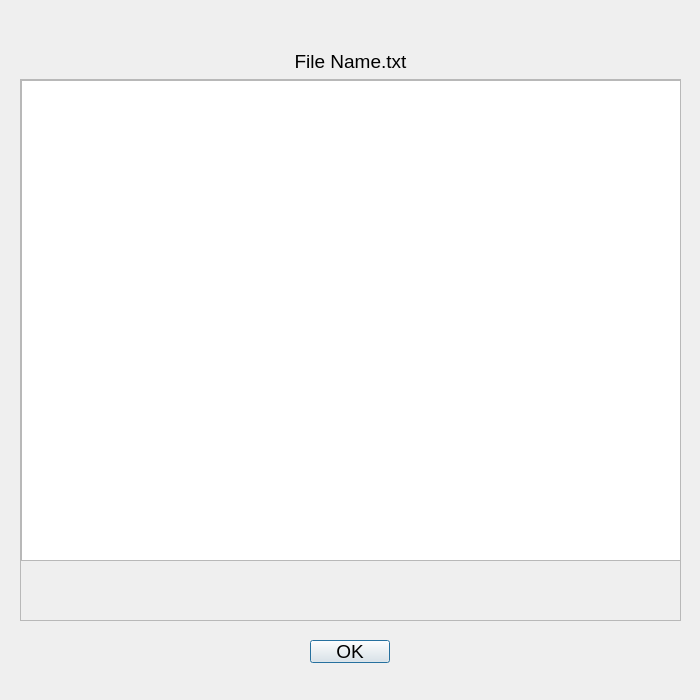
<?xml version="1.0" encoding="UTF-8"?>
<ui version="4.0">
 <class>Dialog</class>
 <widget class="QDialog" name="Dialog">
  <property name="geometry">
   <rect>
    <x>0</x>
    <y>0</y>
    <width>700</width>
    <height>700</height>
   </rect>
  </property>
  <property name="font">
   <font>
    <pointsize>14</pointsize>
   </font>
  </property>
  <property name="windowTitle">
   <string>Dialog</string>
  </property>
  <widget class="QWidget" name="verticalLayoutWidget">
   <property name="geometry">
    <rect>
     <x>20</x>
     <y>50</y>
     <width>661</width>
     <height>571</height>
    </rect>
   </property>
   <layout class="QVBoxLayout" name="verticalLayout">
    <item>
     <widget class="QLabel" name="filename_label">
      <property name="text">
       <string>File Name.txt</string>
      </property>
      <property name="alignment">
       <set>Qt::AlignCenter</set>
      </property>
     </widget>
    </item>
    <item>
     <widget class="QScrollArea" name="scrollArea">
      <property name="widgetResizable">
       <bool>true</bool>
      </property>
      <widget class="QWidget" name="scrollAreaWidgetContents">
       <property name="geometry">
        <rect>
         <x>0</x>
         <y>0</y>
         <width>657</width>
         <height>535</height>
        </rect>
       </property>
       <widget class="QTextBrowser" name="metadata_textarea">
        <property name="geometry">
         <rect>
          <x>0</x>
          <y>0</y>
          <width>661</width>
          <height>481</height>
         </rect>
        </property>
       </widget>
      </widget>
     </widget>
    </item>
   </layout>
  </widget>
  <widget class="QPushButton" name="ok_button">
   <property name="geometry">
    <rect>
     <x>310</x>
     <y>640</y>
     <width>80</width>
     <height>23</height>
    </rect>
   </property>
   <property name="text">
    <string>OK</string>
   </property>
  </widget>
 </widget>
 <resources/>
 <connections/>
</ui>
